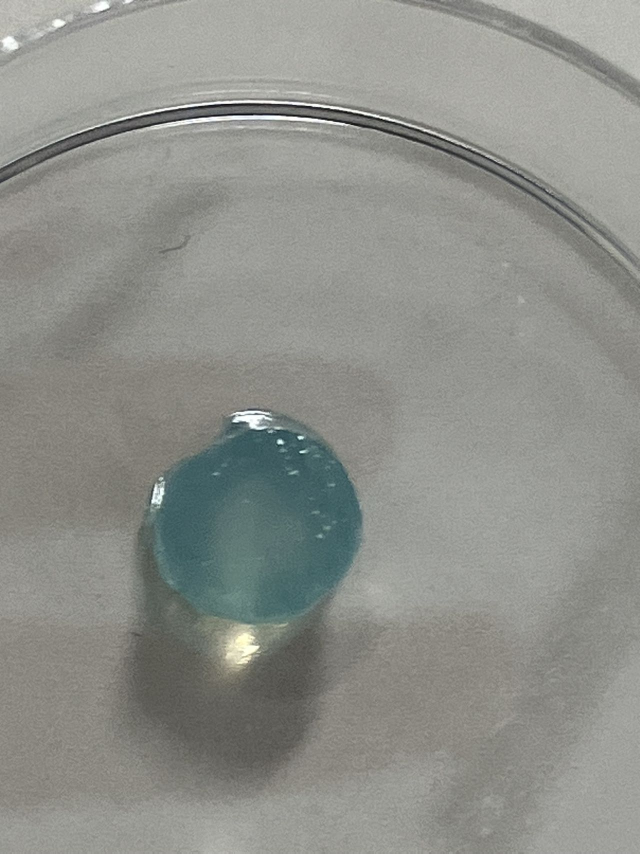
#> input picture 0.1mM 6h/0h.jpg, 1280 x 1707 px (shown at 1/2 size); its folder holds 4 pictures in this run
$ python over_time.py
#> lines starting #> are read from the running program, lines starting #| are printed output that depends on the picture; after the words box and inside, x2 and y2 are one past the last pixel; in counts of white or black regions, pixels touching at a corner belong together
import matplotlib.pyplot as plt
import numpy as np
import os
import pandas as pd
import re
import skimage as ski
from natsort import natsorted


def load_images(folder_name):
  """Load images in the folder."""
  folder_path = os.path.join(os.getcwd(), folder_name)
  list_files = os.listdir(folder_path)
  list_files = natsorted(list_files)
  image_dict = {}
  for filename in list_files:
    file_path = os.path.join(folder_path, filename)
    image_dict[filename] = ski.io.imread(file_path)
  return image_dict

def get_rgb(img):
  """Get the average RGB of an image."""
  # Create a mask for white regions
  white_mask = np.all(img == [255, 255, 255], axis=-1)
  # Invert the mask to select non-white regions
  non_white_mask = ~white_mask
  # Extract non-white pixels from the image
  non_white_pixels = img[non_white_mask]
  # Calculate the average RGB values for non-white regions
  average_rgb = np.mean(non_white_pixels, axis=0)
  normalized_rgb = [i*100/255 for i in average_rgb]
  return normalized_rgb

def comparison(imgs):
  """Display the result of comparison and the RGB value of each one."""
  # Count number
  number = len(imgs)
  if number < 1:
    return
  # Remove background
  image_names = list(imgs.keys())
  # Display images
  fig = plt.figure(figsize=(8, 8))
  axes = np.zeros((2, number), dtype=object)
  for i in range(0, number):
    axes[0, i] = fig.add_subplot(2, number, 1+i)
    axes[0, i].axis("off")
    axes[0, i].imshow(imgs[image_names[i]])
    axes[0, i].set_title(image_names[i][:-4])
  axes[1, 0] = fig.add_subplot(2, 1, 2)
  # Show RGB values
  time = np.array([int(re.findall(r'\d+', i)[0]) for i in image_names])
  rgb = []
  for i in image_names:
    color = get_rgb(imgs[i])
    rgb.append(color)
  # Plots and errorbars of R
  red = np.array([i[0] for i in rgb])
  p1 = axes[1, 0].plot(time, red, color="lightcoral", marker="o")
  # Plots and errorbars of G
  green = np.array([i[1] for i in rgb])
  p2 = axes[1, 0].plot(time, green, color="yellowgreen", marker="D")
  # Plots and errorbars of B
  blue = np.array([i[2] for i in rgb])
  p3 = axes[1, 0].plot(time, blue, color="cornflowerblue", marker="s")
  # Add legends
  axes[1, 0].legend((p1[0], p2[0], p3[0]), ("R", "G", "B"), loc='center right')
  # axis label
  axes[1, 0].set_ylabel('Percentage of RGB color (%)')
  axes[1, 0].set_xlabel('Time (h)')
  plt.ylim(0, 100)
  plt.show()
  # Export as excel
  df = pd.DataFrame([[0.1] + [a] + b for a, b in zip(time, rgb)],
  columns=['Glucose concentration (mM)', 'Time (h)', 'R (%)', 'G (%)', 'B (%)'])
  df.to_excel("excel/0.1 mM over time.xlsx", index=False)

def main():
  image_dict = load_images('0.1mM 6h')
#> image_dict = 4 items
  comparison(image_dict)
#> in comparison, `number = len(imgs)`: number = 4
#> in comparison, `image_names = list(imgs.keys())`: image_names = ['0h.jpg', '1h.jpg', '2h.jpg', '3h.jpg']
#> in comparison, `time = np.array([int(re.findall(r'\d+', i)[0]) for i in image_names])`: time = [0, 1, 2, 3]
#> the loop in comparison, `for i in image_names:` made 4 passes
#> (i, average_rgb in get_rgb, color) on passes 1 to 4: ('0h.jpg', [141.8, 143.6, 138.3], [55.59, 56.32, 54.23]), ('1h.jpg', [150.3, 153.8, 148.5], [58.93, 60.33, 58.25]), ('2h.jpg', [119.9, 138, 137], [47.03, 54.13, 53.71]), ('3h.jpg', [159.2, 161.4, 155.5], [62.43, 63.3, 60.98])
#> pass 1, in get_rgb, `white_mask = np.all(img == [255, 255, 255], axis=-1)`:
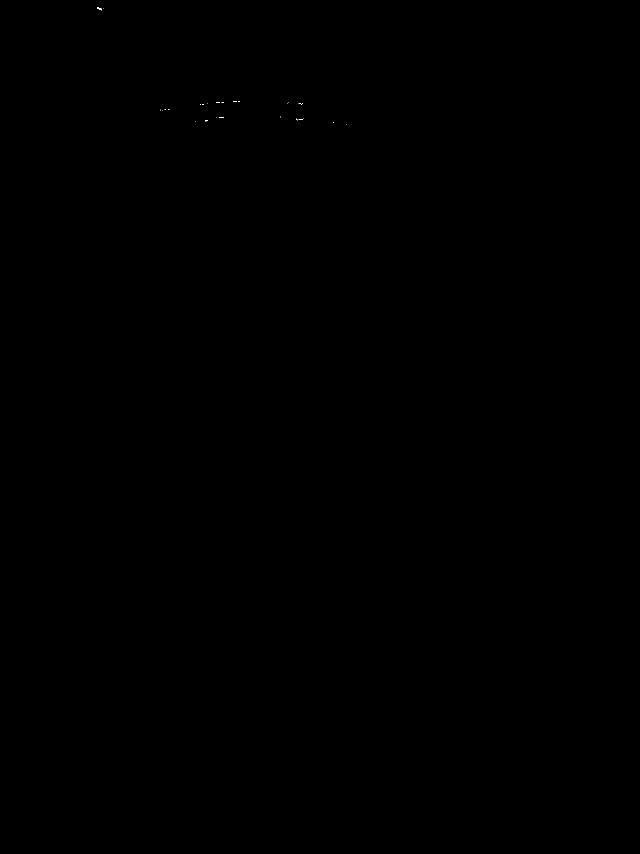
#> white_mask: shape (1707, 1280) bool (shown at 1/2 size); 0.01% white in thin lines or dots, all inside (x1, y1, x2, y2) = (194, 14, 694, 250)
#> after the loop in comparison, `for i in image_names:`: rgb = [[55.59, 56.32, 54.23], [58.93, 60.33, 58.25], [47.03, 54.13, 53.71], [62.43, 63.3, 60.98]]
#> in comparison, `red = np.array([i[0] for i in rgb])`: red = [55.59, 58.93, 47.03, 62.43]
#> in comparison, `p1 = axes[1, 0].plot(time, red, color="lightcoral", marker="o")`: p1 = 1 item
#> in comparison, `green = np.array([i[1] for i in rgb])`: green = [56.32, 60.33, 54.13, 63.3]
#> in comparison, `p2 = axes[1, 0].plot(time, green, color="yellowgreen", marker="D")`: p2 = 1 item
#> in comparison, `blue = np.array([i[2] for i in rgb])`: blue = [54.23, 58.25, 53.71, 60.98]
#> in comparison, `p3 = axes[1, 0].plot(time, blue, color="cornflowerblue", marker="s")`: p3 = 1 item
#> in comparison, `plt.show()`:
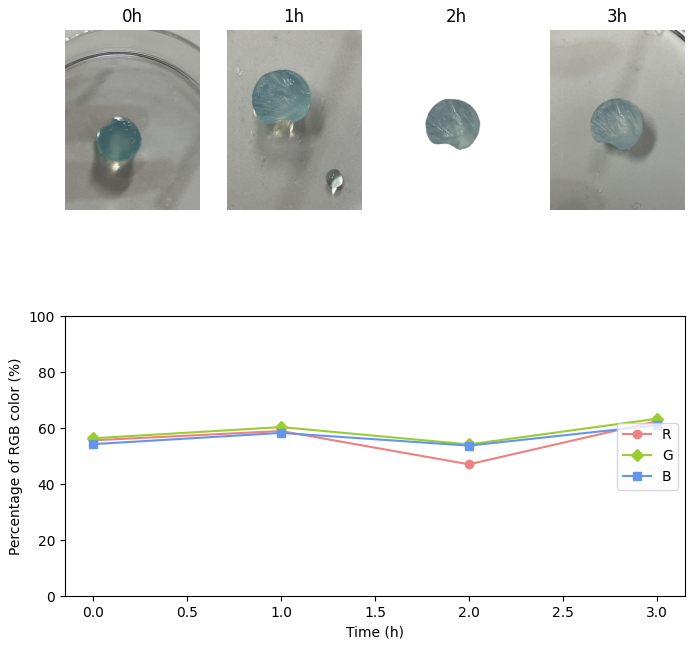
#> figure drawn by matplotlib, 5 panels
#> in comparison, `df = pd.DataFrame([[0.1] + [a] + b for a, b in zip(time, rgb)], column..`: df = table of 4 rows and 5 columns


if __name__ == "__main__":
#> (the run stopped early here; a loop or call above may not have finished)
